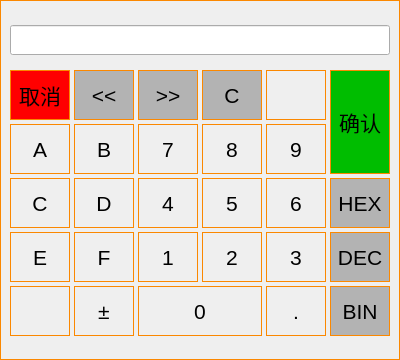
<?xml version="1.0" encoding="UTF-8"?>
<ui version="4.0">
 <class>Num_Lock</class>
 <widget class="QWidget" name="Num_Lock">
  <property name="geometry">
   <rect>
    <x>0</x>
    <y>0</y>
    <width>400</width>
    <height>360</height>
   </rect>
  </property>
  <property name="windowTitle">
   <string>Form</string>
  </property>
  <property name="styleSheet">
   <string notr="true"/>
  </property>
  <widget class="QLineEdit" name="num_lineEdit">
   <property name="geometry">
    <rect>
     <x>10</x>
     <y>25</y>
     <width>380</width>
     <height>30</height>
    </rect>
   </property>
   <property name="text">
    <string/>
   </property>
  </widget>
  <widget class="QGroupBox" name="groupBox">
   <property name="geometry">
    <rect>
     <x>0</x>
     <y>0</y>
     <width>400</width>
     <height>360</height>
    </rect>
   </property>
   <property name="styleSheet">
    <string notr="true">QGroupBox{
border:1px solid #FB8800;
}</string>
   </property>
   <property name="title">
    <string/>
   </property>
   <widget class="QPushButton" name="num_cancel">
    <property name="geometry">
     <rect>
      <x>10</x>
      <y>70</y>
      <width>60</width>
      <height>50</height>
     </rect>
    </property>
    <property name="font">
     <font>
      <pointsize>16</pointsize>
     </font>
    </property>
    <property name="styleSheet">
     <string notr="true">QPushButton{
border:1px solid #FB8800;
	background-color: rgb(255, 0, 0);
}</string>
    </property>
    <property name="text">
     <string>取消</string>
    </property>
   </widget>
   <widget class="QPushButton" name="pushButton_2">
    <property name="geometry">
     <rect>
      <x>74</x>
      <y>70</y>
      <width>60</width>
      <height>50</height>
     </rect>
    </property>
    <property name="font">
     <font>
      <pointsize>16</pointsize>
     </font>
    </property>
    <property name="styleSheet">
     <string notr="true">QPushButton{
border:1px solid #FB8800;
	background-color: rgb(179, 179, 179);
}</string>
    </property>
    <property name="text">
     <string>&lt;&lt;</string>
    </property>
   </widget>
   <widget class="QPushButton" name="pushButton_3">
    <property name="geometry">
     <rect>
      <x>138</x>
      <y>70</y>
      <width>60</width>
      <height>50</height>
     </rect>
    </property>
    <property name="font">
     <font>
      <pointsize>16</pointsize>
     </font>
    </property>
    <property name="styleSheet">
     <string notr="true">QPushButton{
border:1px solid #FB8800;
	background-color: rgb(179, 179, 179);
}</string>
    </property>
    <property name="text">
     <string>&gt;&gt;</string>
    </property>
   </widget>
   <widget class="QPushButton" name="num_clear">
    <property name="geometry">
     <rect>
      <x>202</x>
      <y>70</y>
      <width>60</width>
      <height>50</height>
     </rect>
    </property>
    <property name="font">
     <font>
      <pointsize>16</pointsize>
     </font>
    </property>
    <property name="styleSheet">
     <string notr="true">QPushButton{
border:1px solid #FB8800;
	background-color: rgb(179, 179, 179);
}</string>
    </property>
    <property name="text">
     <string>C</string>
    </property>
   </widget>
   <widget class="QPushButton" name="pushButton_5">
    <property name="geometry">
     <rect>
      <x>266</x>
      <y>70</y>
      <width>60</width>
      <height>50</height>
     </rect>
    </property>
    <property name="font">
     <font>
      <pointsize>16</pointsize>
     </font>
    </property>
    <property name="styleSheet">
     <string notr="true">QPushButton{
border:1px solid #FB8800;
	background-image: url(:/new/prefix1/x.jpg);
}</string>
    </property>
    <property name="text">
     <string/>
    </property>
   </widget>
   <widget class="QPushButton" name="num_7">
    <property name="geometry">
     <rect>
      <x>138</x>
      <y>124</y>
      <width>60</width>
      <height>50</height>
     </rect>
    </property>
    <property name="font">
     <font>
      <pointsize>16</pointsize>
     </font>
    </property>
    <property name="styleSheet">
     <string notr="true">QPushButton{
border:1px solid #FB8800;
}</string>
    </property>
    <property name="text">
     <string>7</string>
    </property>
   </widget>
   <widget class="QPushButton" name="num_B">
    <property name="geometry">
     <rect>
      <x>74</x>
      <y>124</y>
      <width>60</width>
      <height>50</height>
     </rect>
    </property>
    <property name="font">
     <font>
      <pointsize>16</pointsize>
     </font>
    </property>
    <property name="styleSheet">
     <string notr="true">QPushButton{
border:1px solid #FB8800;
}</string>
    </property>
    <property name="text">
     <string>B</string>
    </property>
   </widget>
   <widget class="QPushButton" name="num_9">
    <property name="geometry">
     <rect>
      <x>266</x>
      <y>124</y>
      <width>60</width>
      <height>50</height>
     </rect>
    </property>
    <property name="font">
     <font>
      <pointsize>16</pointsize>
     </font>
    </property>
    <property name="styleSheet">
     <string notr="true">QPushButton{
border:1px solid #FB8800;
}</string>
    </property>
    <property name="text">
     <string>9</string>
    </property>
   </widget>
   <widget class="QPushButton" name="num_8">
    <property name="geometry">
     <rect>
      <x>202</x>
      <y>124</y>
      <width>60</width>
      <height>50</height>
     </rect>
    </property>
    <property name="font">
     <font>
      <pointsize>16</pointsize>
     </font>
    </property>
    <property name="styleSheet">
     <string notr="true">QPushButton{
border:1px solid #FB8800;
}</string>
    </property>
    <property name="text">
     <string>8</string>
    </property>
   </widget>
   <widget class="QPushButton" name="num_A">
    <property name="geometry">
     <rect>
      <x>10</x>
      <y>124</y>
      <width>60</width>
      <height>50</height>
     </rect>
    </property>
    <property name="font">
     <font>
      <pointsize>16</pointsize>
     </font>
    </property>
    <property name="styleSheet">
     <string notr="true">QPushButton{
border:1px solid #FB8800;
}</string>
    </property>
    <property name="text">
     <string>A</string>
    </property>
   </widget>
   <widget class="QPushButton" name="num_4">
    <property name="geometry">
     <rect>
      <x>138</x>
      <y>178</y>
      <width>60</width>
      <height>50</height>
     </rect>
    </property>
    <property name="font">
     <font>
      <pointsize>16</pointsize>
     </font>
    </property>
    <property name="styleSheet">
     <string notr="true">QPushButton{
border:1px solid #FB8800;
}</string>
    </property>
    <property name="text">
     <string>4</string>
    </property>
   </widget>
   <widget class="QPushButton" name="num_D">
    <property name="geometry">
     <rect>
      <x>74</x>
      <y>178</y>
      <width>60</width>
      <height>50</height>
     </rect>
    </property>
    <property name="font">
     <font>
      <pointsize>16</pointsize>
     </font>
    </property>
    <property name="styleSheet">
     <string notr="true">QPushButton{
border:1px solid #FB8800;
}</string>
    </property>
    <property name="text">
     <string>D</string>
    </property>
   </widget>
   <widget class="QPushButton" name="num_6">
    <property name="geometry">
     <rect>
      <x>266</x>
      <y>178</y>
      <width>60</width>
      <height>50</height>
     </rect>
    </property>
    <property name="font">
     <font>
      <pointsize>16</pointsize>
     </font>
    </property>
    <property name="styleSheet">
     <string notr="true">QPushButton{
border:1px solid #FB8800;
}</string>
    </property>
    <property name="text">
     <string>6</string>
    </property>
   </widget>
   <widget class="QPushButton" name="num_5">
    <property name="geometry">
     <rect>
      <x>202</x>
      <y>178</y>
      <width>60</width>
      <height>50</height>
     </rect>
    </property>
    <property name="font">
     <font>
      <pointsize>16</pointsize>
     </font>
    </property>
    <property name="styleSheet">
     <string notr="true">QPushButton{
border:1px solid #FB8800;
}</string>
    </property>
    <property name="text">
     <string>5</string>
    </property>
   </widget>
   <widget class="QPushButton" name="num_C">
    <property name="geometry">
     <rect>
      <x>10</x>
      <y>178</y>
      <width>60</width>
      <height>50</height>
     </rect>
    </property>
    <property name="font">
     <font>
      <pointsize>16</pointsize>
     </font>
    </property>
    <property name="styleSheet">
     <string notr="true">QPushButton{
border:1px solid #FB8800;
}</string>
    </property>
    <property name="text">
     <string>C</string>
    </property>
   </widget>
   <widget class="QPushButton" name="num_1">
    <property name="geometry">
     <rect>
      <x>138</x>
      <y>232</y>
      <width>60</width>
      <height>50</height>
     </rect>
    </property>
    <property name="font">
     <font>
      <pointsize>16</pointsize>
     </font>
    </property>
    <property name="styleSheet">
     <string notr="true">QPushButton{
border:1px solid #FB8800;
}</string>
    </property>
    <property name="text">
     <string>1</string>
    </property>
   </widget>
   <widget class="QPushButton" name="num_F">
    <property name="geometry">
     <rect>
      <x>74</x>
      <y>232</y>
      <width>60</width>
      <height>50</height>
     </rect>
    </property>
    <property name="font">
     <font>
      <pointsize>16</pointsize>
     </font>
    </property>
    <property name="styleSheet">
     <string notr="true">QPushButton{
border:1px solid #FB8800;
}</string>
    </property>
    <property name="text">
     <string>F</string>
    </property>
   </widget>
   <widget class="QPushButton" name="num_3">
    <property name="geometry">
     <rect>
      <x>266</x>
      <y>232</y>
      <width>60</width>
      <height>50</height>
     </rect>
    </property>
    <property name="font">
     <font>
      <pointsize>16</pointsize>
     </font>
    </property>
    <property name="styleSheet">
     <string notr="true">QPushButton{
border:1px solid #FB8800;
}</string>
    </property>
    <property name="text">
     <string>3</string>
    </property>
   </widget>
   <widget class="QPushButton" name="num_2">
    <property name="geometry">
     <rect>
      <x>202</x>
      <y>232</y>
      <width>60</width>
      <height>50</height>
     </rect>
    </property>
    <property name="font">
     <font>
      <pointsize>16</pointsize>
     </font>
    </property>
    <property name="styleSheet">
     <string notr="true">QPushButton{
border:1px solid #FB8800;
}</string>
    </property>
    <property name="text">
     <string>2</string>
    </property>
   </widget>
   <widget class="QPushButton" name="num_E">
    <property name="geometry">
     <rect>
      <x>10</x>
      <y>232</y>
      <width>60</width>
      <height>50</height>
     </rect>
    </property>
    <property name="font">
     <font>
      <pointsize>16</pointsize>
     </font>
    </property>
    <property name="styleSheet">
     <string notr="true">QPushButton{
border:1px solid #FB8800;
}</string>
    </property>
    <property name="text">
     <string>E</string>
    </property>
   </widget>
   <widget class="QPushButton" name="num_bd">
    <property name="geometry">
     <rect>
      <x>10</x>
      <y>286</y>
      <width>60</width>
      <height>50</height>
     </rect>
    </property>
    <property name="font">
     <font>
      <pointsize>16</pointsize>
     </font>
    </property>
    <property name="styleSheet">
     <string notr="true">QPushButton{
border:1px solid #FB8800;
background-image: url(:/new/prefix1/bd.jpg);
}</string>
    </property>
    <property name="text">
     <string/>
    </property>
   </widget>
   <widget class="QPushButton" name="num_AC">
    <property name="geometry">
     <rect>
      <x>74</x>
      <y>286</y>
      <width>60</width>
      <height>50</height>
     </rect>
    </property>
    <property name="font">
     <font>
      <pointsize>16</pointsize>
     </font>
    </property>
    <property name="styleSheet">
     <string notr="true">QPushButton{
border:1px solid #FB8800;
}</string>
    </property>
    <property name="text">
     <string>±</string>
    </property>
   </widget>
   <widget class="QPushButton" name="num_Dot">
    <property name="geometry">
     <rect>
      <x>266</x>
      <y>286</y>
      <width>60</width>
      <height>50</height>
     </rect>
    </property>
    <property name="font">
     <font>
      <pointsize>16</pointsize>
     </font>
    </property>
    <property name="styleSheet">
     <string notr="true">QPushButton{
border:1px solid #FB8800;
}</string>
    </property>
    <property name="text">
     <string>.</string>
    </property>
   </widget>
   <widget class="QPushButton" name="pushButton_24">
    <property name="geometry">
     <rect>
      <x>330</x>
      <y>178</y>
      <width>60</width>
      <height>50</height>
     </rect>
    </property>
    <property name="font">
     <font>
      <pointsize>16</pointsize>
     </font>
    </property>
    <property name="styleSheet">
     <string notr="true">QPushButton{
border:1px solid #FB8800;
	background-color: rgb(179, 179, 179);
}</string>
    </property>
    <property name="text">
     <string>HEX</string>
    </property>
   </widget>
   <widget class="QPushButton" name="pushButton_25">
    <property name="geometry">
     <rect>
      <x>330</x>
      <y>232</y>
      <width>60</width>
      <height>50</height>
     </rect>
    </property>
    <property name="font">
     <font>
      <pointsize>16</pointsize>
     </font>
    </property>
    <property name="styleSheet">
     <string notr="true">QPushButton{
border:1px solid #FB8800;
	background-color: rgb(179, 179, 179);
}</string>
    </property>
    <property name="text">
     <string>DEC</string>
    </property>
   </widget>
   <widget class="QPushButton" name="pushButton_26">
    <property name="geometry">
     <rect>
      <x>330</x>
      <y>286</y>
      <width>60</width>
      <height>50</height>
     </rect>
    </property>
    <property name="font">
     <font>
      <pointsize>16</pointsize>
     </font>
    </property>
    <property name="styleSheet">
     <string notr="true">QPushButton{
border:1px solid #FB8800;
	background-color: rgb(179, 179, 179);
}</string>
    </property>
    <property name="text">
     <string>BIN</string>
    </property>
   </widget>
   <widget class="QPushButton" name="num_0">
    <property name="geometry">
     <rect>
      <x>138</x>
      <y>286</y>
      <width>124</width>
      <height>50</height>
     </rect>
    </property>
    <property name="font">
     <font>
      <pointsize>16</pointsize>
     </font>
    </property>
    <property name="styleSheet">
     <string notr="true">QPushButton{
border:1px solid #FB8800;
}</string>
    </property>
    <property name="text">
     <string>0</string>
    </property>
   </widget>
   <widget class="QPushButton" name="pushButton_28">
    <property name="geometry">
     <rect>
      <x>330</x>
      <y>70</y>
      <width>60</width>
      <height>104</height>
     </rect>
    </property>
    <property name="font">
     <font>
      <pointsize>16</pointsize>
     </font>
    </property>
    <property name="styleSheet">
     <string notr="true">QPushButton{
border:1px solid #FB8800;
	background-color: rgb(0, 189, 0);
}</string>
    </property>
    <property name="text">
     <string>确认</string>
    </property>
   </widget>
  </widget>
  <zorder>groupBox</zorder>
  <zorder>num_lineEdit</zorder>
 </widget>
 <resources/>
 <connections/>
</ui>
